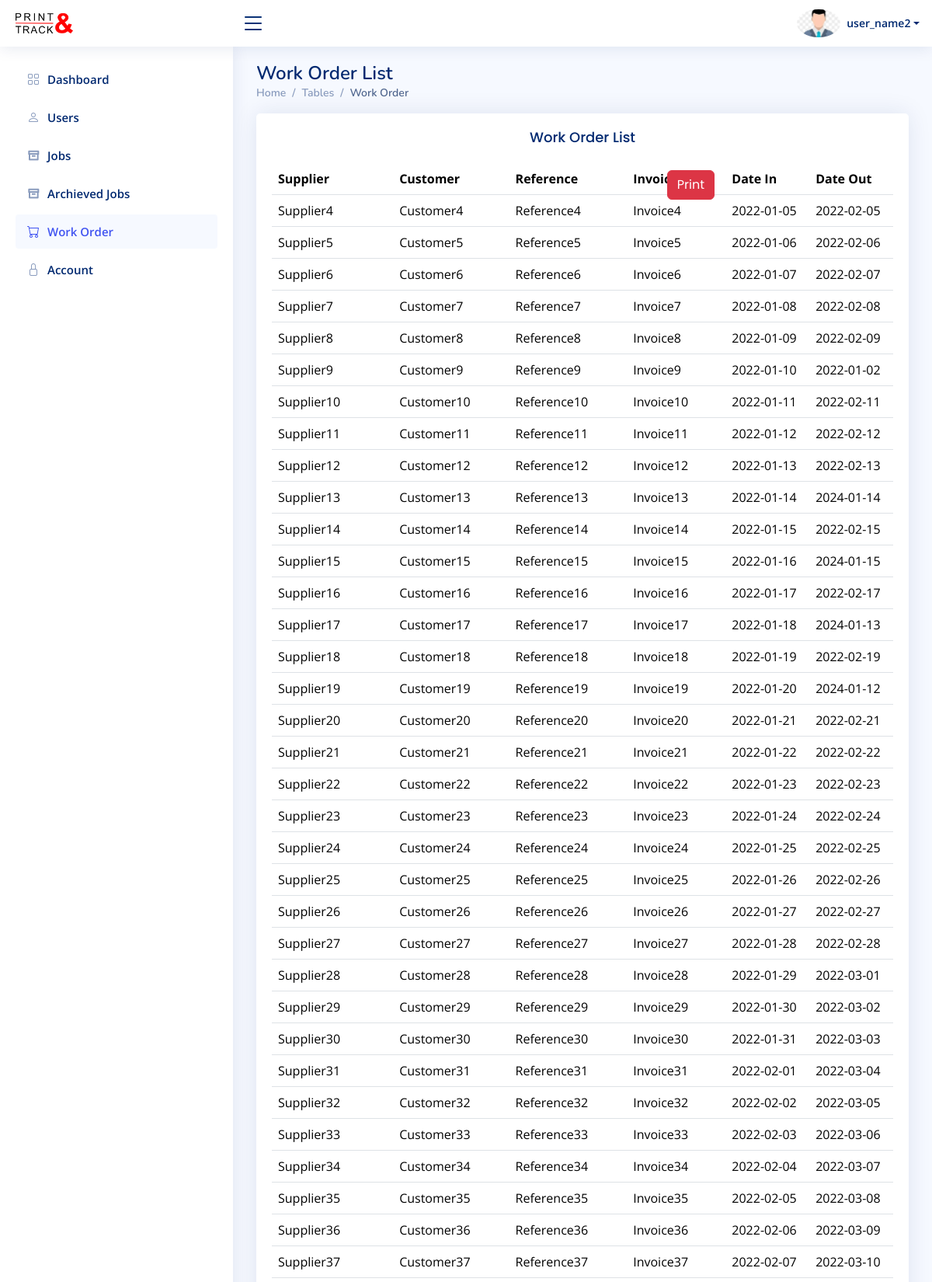
The page /admin/workorder.php (signed in, upper part) on the database its author committed.
### tables this page shows
CREATE TABLE `jobs` (
  `job_id` int(11) NOT NULL,
  `user_id` int(11) NOT NULL,
  `supplier` varchar(255) DEFAULT NULL,
  `customer` varchar(255) DEFAULT NULL,
  `reference` varchar(255) DEFAULT NULL,
  `invoice` varchar(255) DEFAULT NULL,
  `date_in` date DEFAULT NULL,
  `date_out` date DEFAULT NULL,
  `archived` tinyint(1) DEFAULT 0,
  `notes` varchar(600) NOT NULL,
  `consignment` varchar(600) NOT NULL
);

### admin/workorder.php (the view, shortened to what this page needs)
<!DOCTYPE html>
<html lang="en">
<head>
  <link href="../assets/vendor/bootstrap/css/bootstrap.min.css" rel="stylesheet">
  <link href="../assets/vendor/bootstrap-icons/bootstrap-icons.css" rel="stylesheet">
  <link href="../assets/vendor/boxicons/css/boxicons.min.css" rel="stylesheet">
  <link href="../assets/vendor/quill/quill.snow.css" rel="stylesheet">
  <link href="../assets/vendor/quill/quill.bubble.css" rel="stylesheet">
  <link href="../assets/vendor/remixicon/remixicon.css" rel="stylesheet">
  <link href="../assets/vendor/simple-datatables/style.css" rel="stylesheet">
  <link href="../assets/css/style.css" rel="stylesheet">
</head>
<body>
  <?php include('header.php') ?>
  <?php include('sidebar.php') ?>
  <main id="main" class="main">
    <div class="pagetitle">
      <h1>Work Order List</h1>
      <nav>
        <ol class="breadcrumb">
          <li class="breadcrumb-item"><a href="dashboard.php">Home</a></li>
          <li class="breadcrumb-item">Tables</li>
          <li class="breadcrumb-item active">Work Order</li>
        </ol>
      </nav>
    </div>
    <section class="section">
      <div class="row">
        <div class="col-lg-12">
          <div class="card">
            <div class="card-body">
              <h5 class="card-title text-center">Work Order List <button onclick="printPage()" class="btn btn-danger button-left"><i class="bi bi-print"></i> Print</button></h5>
              <table class="table datatable">
                <thead>
                  <tr>
                    <th>Supplier</th>
                    <th>Customer</th>
                    <th>Reference</th>
                    <th>Invoice</th>
                    <th>Date In</th>
                    <th>Date Out</th>
                  </tr>
                </thead>
                <tbody>
                <?php
                  include '../includes/db.php';
                  $sql = "SELECT * FROM jobs WHERE date_out <= NOW()";
                  $result = $conn->query($sql);
                  if ($result->num_rows > 0) {
                      $rows = $result->fetch_all(MYSQLI_ASSOC);
                      foreach ($rows as $row):
                      ?>
                      <tr>
                          <td><?php echo $row['supplier']; ?></td>
                          <td><?php echo $row['customer']; ?></td>
                          <td><?php echo $row['reference']; ?></td>
                          <td><?php echo $row['invoice']; ?></td>
                          <td><?php echo $row['date_in']; ?></td>
                          <td><?php echo $row['date_out']; ?></td>
                      </tr>
                      <?php endforeach;
                  } else {
                      echo "No records found";
                  }
                ?>
                </tbody>
              </table>
            </div>
          </div>
        </div>
      </div>
    </section>
  </main>
</body>
</html>

### assets/css/style.css (style rules this page uses)
:root { scroll-behavior: smooth; }
body { font-family: "Open Sans", sans-serif; background: #f6f9ff; color: #444444; }
a { color: #4154f1; text-decoration: none; }
h1, h2, h3, h4, h5, h6 { font-family: "Nunito", sans-serif; }
#main { margin-top: 60px; padding: 20px 30px; transition: all 0.3s; }
.pagetitle { margin-bottom: 10px; }
.pagetitle h1 { font-size: 24px; margin-bottom: 0; font-weight: 600; color: #012970; }
@media (min-width: 767px) { .card-title .button-left { top: 110px !important; } }
.card { margin-bottom: 30px; border: none; border-radius: 5px; box-shadow: 0px 0 30px rgba(1, 41, 112, 0.1); }
.card-title { padding: 20px 0 15px 0; font-size: 18px; font-weight: 500; color: #012970; font-family: "Poppins", sans-serif; }
.card-title .button-left { position: absolute; top: 73px !important; right: 250px; }
.card-body { padding: 0 20px 20px 20px; }
.breadcrumb { font-size: 14px; font-family: "Nunito", sans-serif; color: #899bbd; font-weight: 600; }
.breadcrumb a { color: #899bbd; transition: 0.3s; }
.breadcrumb .breadcrumb-item::before { color: #899bbd; }
.breadcrumb .active { color: #51678f; font-weight: 600; }
@media (min-width: 1200px) { #main, #footer { margin-left: 300px; } }

### rows shown on the page
jobs: supplier "Supplier4", customer "Customer4", reference "Reference4", invoice "Invoice4", date_in "2022-01-05", date_out "2022-02-05"
jobs: supplier "Supplier5", customer "Customer5", reference "Reference5", invoice "Invoice5", date_in "2022-01-06", date_out "2022-02-06"
jobs: supplier "Supplier6", customer "Customer6", reference "Reference6", invoice "Invoice6", date_in "2022-01-07", date_out "2022-02-07"
jobs: supplier "Supplier7", customer "Customer7", reference "Reference7", invoice "Invoice7", date_in "2022-01-08", date_out "2022-02-08"
jobs: supplier "Supplier8", customer "Customer8", reference "Reference8", invoice "Invoice8", date_in "2022-01-09", date_out "2022-02-09"
jobs: supplier "Supplier9", customer "Customer9", reference "Reference9", invoice "Invoice9", date_in "2022-01-10", date_out "2022-01-02"
jobs: supplier "Supplier10", customer "Customer10", reference "Reference10", invoice "Invoice10", date_in "2022-01-11", date_out "2022-02-11"
jobs: supplier "Supplier11", customer "Customer11", reference "Reference11", invoice "Invoice11", date_in "2022-01-12", date_out "2022-02-12"
jobs: supplier "Supplier12", customer "Customer12", reference "Reference12", invoice "Invoice12", date_in "2022-01-13", date_out "2022-02-13"
jobs: supplier "Supplier13", customer "Customer13", reference "Reference13", invoice "Invoice13", date_in "2022-01-14", date_out "2024-01-14"
jobs: supplier "Supplier14", customer "Customer14", reference "Reference14", invoice "Invoice14", date_in "2022-01-15", date_out "2022-02-15"
jobs: supplier "Supplier15", customer "Customer15", reference "Reference15", invoice "Invoice15", date_in "2022-01-16", date_out "2024-01-15"
jobs: supplier "Supplier16", customer "Customer16", reference "Reference16", invoice "Invoice16", date_in "2022-01-17", date_out "2022-02-17"
jobs: supplier "Supplier17", customer "Customer17", reference "Reference17", invoice "Invoice17", date_in "2022-01-18", date_out "2024-01-13"
jobs: supplier "Supplier18", customer "Customer18", reference "Reference18", invoice "Invoice18", date_in "2022-01-19", date_out "2022-02-19"
jobs: supplier "Supplier19", customer "Customer19", reference "Reference19", invoice "Invoice19", date_in "2022-01-20", date_out "2024-01-12"
jobs: supplier "Supplier20", customer "Customer20", reference "Reference20", invoice "Invoice20", date_in "2022-01-21", date_out "2022-02-21"
jobs: supplier "Supplier21", customer "Customer21", reference "Reference21", invoice "Invoice21", date_in "2022-01-22", date_out "2022-02-22"
jobs: supplier "Supplier22", customer "Customer22", reference "Reference22", invoice "Invoice22", date_in "2022-01-23", date_out "2022-02-23"
jobs: supplier "Supplier23", customer "Customer23", reference "Reference23", invoice "Invoice23", date_in "2022-01-24", date_out "2022-02-24"
jobs: supplier "Supplier24", customer "Customer24", reference "Reference24", invoice "Invoice24", date_in "2022-01-25", date_out "2022-02-25"
jobs: supplier "Supplier25", customer "Customer25", reference "Reference25", invoice "Invoice25", date_in "2022-01-26", date_out "2022-02-26"
jobs: supplier "Supplier26", customer "Customer26", reference "Reference26", invoice "Invoice26", date_in "2022-01-27", date_out "2022-02-27"
jobs: supplier "Supplier27", customer "Customer27", reference "Reference27", invoice "Invoice27", date_in "2022-01-28", date_out "2022-02-28"
jobs: supplier "Supplier28", customer "Customer28", reference "Reference28", invoice "Invoice28", date_in "2022-01-29", date_out "2022-03-01"
jobs: supplier "Supplier29", customer "Customer29", reference "Reference29", invoice "Invoice29", date_in "2022-01-30", date_out "2022-03-02"
jobs: supplier "Supplier30", customer "Customer30", reference "Reference30", invoice "Invoice30", date_in "2022-01-31", date_out "2022-03-03"
jobs: supplier "Supplier31", customer "Customer31", reference "Reference31", invoice "Invoice31", date_in "2022-02-01", date_out "2022-03-04"
jobs: supplier "Supplier32", customer "Customer32", reference "Reference32", invoice "Invoice32", date_in "2022-02-02", date_out "2022-03-05"
jobs: supplier "Supplier33", customer "Customer33", reference "Reference33", invoice "Invoice33", date_in "2022-02-03", date_out "2022-03-06"
jobs: supplier "Supplier34", customer "Customer34", reference "Reference34", invoice "Invoice34", date_in "2022-02-04", date_out "2022-03-07"
jobs: supplier "Supplier35", customer "Customer35", reference "Reference35", invoice "Invoice35", date_in "2022-02-05", date_out "2022-03-08"
jobs: supplier "Supplier36", customer "Customer36", reference "Reference36", invoice "Invoice36", date_in "2022-02-06", date_out "2022-03-09"
jobs: supplier "Supplier37", customer "Customer37", reference "Reference37", invoice "Invoice37", date_in "2022-02-07", date_out "2022-03-10"

### other values the page prints
$_SESSION['username'] "user_name2"
